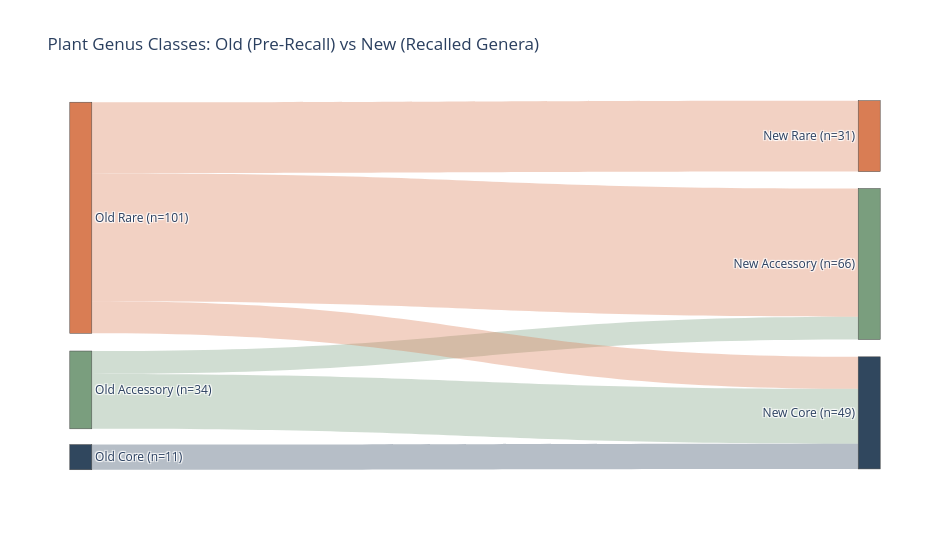

The cell this chart's notebook holds for it:
### Code cell
# Sankey of old class -> new class for each old genus (same counts as the
# crosstab above, with genera not present in the new table dropped)
import plotly.graph_objects as go

sankey_classes = ["Rare", "Accessory", "Core"]
class_colors = {"Rare": "#d97d54", "Accessory": "#7a9e7e", "Core": "#30475e"}


def hex_to_rgba(hex_color, alpha):
    r, g, b = (int(hex_color.lstrip("#")[i : i + 2], 16) for i in (0, 2, 4))
    return f"rgba({r}, {g}, {b}, {alpha})"


class_flow = (
    old_vs_new_class.loc[old_vs_new_class["new_class"] != "Not present"]
    .groupby(["old_class", "new_class"])
    .size()
    .rename("n_genera")
    .reset_index()
)

node_labels = [f"Old {c}" for c in sankey_classes] + [
    f"New {c}" for c in sankey_classes
]
node_index = {label: i for i, label in enumerate(node_labels)}
old_totals = class_flow.groupby("old_class")["n_genera"].sum()
new_totals = class_flow.groupby("new_class")["n_genera"].sum()
node_totals = [old_totals.get(c, 0) for c in sankey_classes] + [
    new_totals.get(c, 0) for c in sankey_classes
]

# Pin nodes top-to-bottom in Rare / Accessory / Core order on each side
node_x, node_y = [], []
gap = 0.04
for totals, x in ((node_totals[:3], 0.001), (node_totals[3:], 0.999)):
    heights = np.array(totals) / sum(totals) * (1 - gap * (len(totals) - 1))
    tops = np.concatenate([[0], np.cumsum(heights + gap)[:-1]])
    node_x += [x] * len(totals)
    node_y += list(tops + heights / 2)

class_sankey = go.Figure(
    go.Sankey(
        arrangement="fixed",
        node=dict(
            label=[f"{label} (n={n})" for label, n in zip(node_labels, node_totals)],
            color=[class_colors[label.split(" ", 1)[1]] for label in node_labels],
            x=node_x,
            y=node_y,
            pad=18,
            thickness=22,
        ),
        link=dict(
            source=[node_index[f"Old {c}"] for c in class_flow["old_class"]],
            target=[node_index[f"New {c}"] for c in class_flow["new_class"]],
            value=class_flow["n_genera"].tolist(),
            color=[hex_to_rgba(class_colors[c], 0.35) for c in class_flow["old_class"]],
            label=(
                class_flow["old_class"]
                + " -> "
                + class_flow["new_class"]
                + " | genera: "
                + class_flow["n_genera"].astype(str)
            ).tolist(),
        ),
    )
)
class_sankey.update_layout(
    title_text="Plant Genus Classes: Old (Pre-Recall) vs New (Recalled Genera)",
    font_size=12,
    width=950,
    height=550,
)
class_sankey.show()

### Figure 1 — Plotly figure (JSON) as saved in the notebook; plotly's stock layout.template omitted (floating-point values rounded to 4 significant figures)
{"data": [{"arrangement": "fixed", "link": {"color": ["rgba(122, 158, 126, 0.35)", "rgba(122, 158, 126, 0.35)", "rgba(48, 71, 94, 0.35)", "rgba(217, 125, 84, 0.35)", "rgba(217, 125, 84, 0.35)", "rgba(217, 125, 84, 0.35)"], "label": ["Accessory -> Accessory | genera: 10", "Accessory -> Core | genera: 24", "Core -> Core | genera: 11", "Rare -> Accessory | genera: 56", "Rare -> Core | genera: 14", "Rare -> Rare | genera: 31"], "source": [1, 1, 2, 0, 0, 0], "target": [4, 5, 5, 4, 5, 3], "value": [10, 24, 11, 56, 14, 31]}, "node": {"color": ["#d97d54", "#7a9e7e", "#30475e", "#d97d54", "#7a9e7e", "#30475e"], "label": ["Old Rare (n=101)", "Old Accessory (n=34)", "Old Core (n=11)", "New Rare (n=31)", "New Accessory (n=66)", "New Core (n=49)"], "pad": 18, "thickness": 22, "x": [0.001, 0.001, 0.001, 0.999, 0.999, 0.999], "y": [0.3182, 0.7836, 0.9653, 0.09767, 0.4433, 0.8456]}, "type": "sankey"}], "layout": {"font": {"size": 12}, "height": 550, "title": {"text": "Plant Genus Classes: Old (Pre-Recall) vs New (Recalled Genera)"}, "width": 950}}
